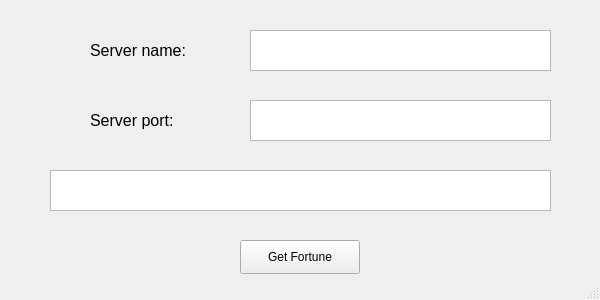
<?xml version="1.0" encoding="UTF-8"?>
<ui version="4.0">
 <class>MainWindow</class>
 <widget class="QMainWindow" name="MainWindow">
  <property name="geometry">
   <rect>
    <x>0</x>
    <y>0</y>
    <width>600</width>
    <height>300</height>
   </rect>
  </property>
  <property name="windowTitle">
   <string>MainWindow</string>
  </property>
  <widget class="QWidget" name="centralwidget">
   <widget class="QTextEdit" name="textEdit">
    <property name="geometry">
     <rect>
      <x>250</x>
      <y>30</y>
      <width>301</width>
      <height>41</height>
     </rect>
    </property>
   </widget>
   <widget class="QTextEdit" name="textEdit_2">
    <property name="geometry">
     <rect>
      <x>250</x>
      <y>100</y>
      <width>301</width>
      <height>41</height>
     </rect>
    </property>
   </widget>
   <widget class="QTextBrowser" name="textBrowser">
    <property name="geometry">
     <rect>
      <x>50</x>
      <y>170</y>
      <width>501</width>
      <height>41</height>
     </rect>
    </property>
   </widget>
   <widget class="QLabel" name="label">
    <property name="geometry">
     <rect>
      <x>90</x>
      <y>30</y>
      <width>111</width>
      <height>41</height>
     </rect>
    </property>
    <property name="font">
     <font>
      <pointsize>12</pointsize>
     </font>
    </property>
    <property name="text">
     <string>Server name:</string>
    </property>
   </widget>
   <widget class="QLabel" name="label_2">
    <property name="geometry">
     <rect>
      <x>90</x>
      <y>100</y>
      <width>111</width>
      <height>41</height>
     </rect>
    </property>
    <property name="font">
     <font>
      <pointsize>12</pointsize>
     </font>
    </property>
    <property name="text">
     <string>Server port:</string>
    </property>
   </widget>
   <widget class="QPushButton" name="pushButton">
    <property name="geometry">
     <rect>
      <x>240</x>
      <y>240</y>
      <width>120</width>
      <height>34</height>
     </rect>
    </property>
    <property name="text">
     <string>Get Fortune</string>
    </property>
   </widget>
  </widget>
  <widget class="QStatusBar" name="statusbar"/>
 </widget>
 <resources/>
 <connections/>
</ui>
